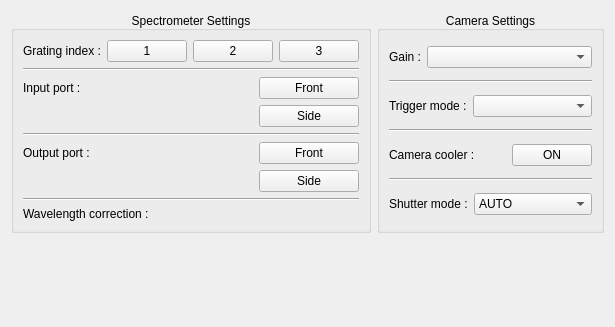
<?xml version="1.0" encoding="UTF-8"?>
<ui version="4.0">
 <class>Form</class>
 <widget class="QWidget" name="Form">
  <property name="geometry">
   <rect>
    <x>0</x>
    <y>0</y>
    <width>615</width>
    <height>327</height>
   </rect>
  </property>
  <property name="sizePolicy">
   <sizepolicy hsizetype="Expanding" vsizetype="Expanding">
    <horstretch>0</horstretch>
    <verstretch>0</verstretch>
   </sizepolicy>
  </property>
  <property name="windowTitle">
   <string>Form</string>
  </property>
  <layout class="QGridLayout" name="gridLayout">
   <item row="1" column="0">
    <spacer name="verticalSpacer">
     <property name="orientation">
      <enum>Qt::Vertical</enum>
     </property>
     <property name="sizeHint" stdset="0">
      <size>
       <width>20</width>
       <height>40</height>
      </size>
     </property>
    </spacer>
   </item>
   <item row="0" column="0">
    <layout class="QVBoxLayout" name="verticalLayout">
     <item>
      <layout class="QGridLayout" name="gridLayout_18">
       <item row="0" column="2">
        <widget class="QGroupBox" name="camera_settings_2">
         <property name="styleSheet">
          <string notr="true"/>
         </property>
         <property name="title">
          <string>Camera Settings</string>
         </property>
         <property name="alignment">
          <set>Qt::AlignBottom|Qt::AlignHCenter</set>
         </property>
         <layout class="QVBoxLayout" name="verticalLayout_18">
          <item>
           <layout class="QHBoxLayout" name="gains_layout">
            <item>
             <widget class="QLabel" name="camera_gains_label">
              <property name="text">
               <string>Gain :</string>
              </property>
             </widget>
            </item>
            <item>
             <widget class="QComboBox" name="camera_gains">
              <property name="sizePolicy">
               <sizepolicy hsizetype="Expanding" vsizetype="Fixed">
                <horstretch>0</horstretch>
                <verstretch>0</verstretch>
               </sizepolicy>
              </property>
             </widget>
            </item>
           </layout>
          </item>
          <item>
           <widget class="Line" name="separator4_2">
            <property name="orientation">
             <enum>Qt::Horizontal</enum>
            </property>
           </widget>
          </item>
          <item>
           <layout class="QHBoxLayout" name="trigger_modes_layout">
            <item>
             <widget class="QLabel" name="trigger_modes_label">
              <property name="text">
               <string>Trigger mode :</string>
              </property>
             </widget>
            </item>
            <item>
             <widget class="QComboBox" name="trigger_modes">
              <property name="sizePolicy">
               <sizepolicy hsizetype="Expanding" vsizetype="Fixed">
                <horstretch>0</horstretch>
                <verstretch>0</verstretch>
               </sizepolicy>
              </property>
             </widget>
            </item>
           </layout>
          </item>
          <item>
           <widget class="Line" name="separator5_2">
            <property name="orientation">
             <enum>Qt::Horizontal</enum>
            </property>
           </widget>
          </item>
          <item>
           <layout class="QHBoxLayout" name="camera_cooler_layout">
            <item>
             <widget class="QLabel" name="camera_cooler_label">
              <property name="text">
               <string>Camera cooler :</string>
              </property>
             </widget>
            </item>
            <item>
             <widget class="QPushButton" name="cooler_on">
              <property name="maximumSize">
               <size>
                <width>80</width>
                <height>16777215</height>
               </size>
              </property>
              <property name="text">
               <string>ON</string>
              </property>
             </widget>
            </item>
           </layout>
          </item>
          <item>
           <widget class="Line" name="separator6_2">
            <property name="orientation">
             <enum>Qt::Horizontal</enum>
            </property>
           </widget>
          </item>
          <item>
           <layout class="QHBoxLayout" name="shutter_modes_layout">
            <item>
             <widget class="QLabel" name="shutter_modes_label">
              <property name="text">
               <string>Shutter mode :</string>
              </property>
             </widget>
            </item>
            <item>
             <widget class="QComboBox" name="shutter_modes">
              <property name="sizePolicy">
               <sizepolicy hsizetype="Expanding" vsizetype="Fixed">
                <horstretch>0</horstretch>
                <verstretch>0</verstretch>
               </sizepolicy>
              </property>
              <item>
               <property name="text">
                <string>AUTO</string>
               </property>
              </item>
              <item>
               <property name="text">
                <string>OPEN</string>
               </property>
              </item>
              <item>
               <property name="text">
                <string>CLOSED</string>
               </property>
              </item>
             </widget>
            </item>
           </layout>
          </item>
         </layout>
        </widget>
       </item>
       <item row="0" column="0">
        <widget class="QGroupBox" name="spectro_layout">
         <property name="styleSheet">
          <string notr="true"/>
         </property>
         <property name="title">
          <string>Spectrometer Settings</string>
         </property>
         <property name="alignment">
          <set>Qt::AlignBottom|Qt::AlignHCenter</set>
         </property>
         <layout class="QVBoxLayout" name="verticalLayout_19">
          <item>
           <layout class="QHBoxLayout" name="grating_layout">
            <item>
             <widget class="QLabel" name="grating_index_label">
              <property name="text">
               <string>Grating index :</string>
              </property>
             </widget>
            </item>
            <item>
             <widget class="QPushButton" name="grating_1">
              <property name="text">
               <string>1</string>
              </property>
             </widget>
            </item>
            <item>
             <widget class="QPushButton" name="grating_2">
              <property name="text">
               <string>2</string>
              </property>
             </widget>
            </item>
            <item>
             <widget class="QPushButton" name="grating_3">
              <property name="text">
               <string>3</string>
              </property>
             </widget>
            </item>
           </layout>
          </item>
          <item>
           <widget class="Line" name="separator1_2">
            <property name="styleSheet">
             <string notr="true"/>
            </property>
            <property name="orientation">
             <enum>Qt::Horizontal</enum>
            </property>
           </widget>
          </item>
          <item>
           <layout class="QGridLayout" name="input_layout">
            <item row="1" column="1">
             <widget class="QPushButton" name="input_side">
              <property name="sizePolicy">
               <sizepolicy hsizetype="Expanding" vsizetype="Fixed">
                <horstretch>0</horstretch>
                <verstretch>0</verstretch>
               </sizepolicy>
              </property>
              <property name="maximumSize">
               <size>
                <width>100</width>
                <height>16777215</height>
               </size>
              </property>
              <property name="text">
               <string>Side</string>
              </property>
             </widget>
            </item>
            <item row="0" column="0">
             <widget class="QLabel" name="input_port_label">
              <property name="text">
               <string>Input port :</string>
              </property>
             </widget>
            </item>
            <item row="0" column="1">
             <widget class="QPushButton" name="input_front">
              <property name="sizePolicy">
               <sizepolicy hsizetype="Expanding" vsizetype="Fixed">
                <horstretch>0</horstretch>
                <verstretch>0</verstretch>
               </sizepolicy>
              </property>
              <property name="maximumSize">
               <size>
                <width>100</width>
                <height>16777215</height>
               </size>
              </property>
              <property name="text">
               <string>Front</string>
              </property>
             </widget>
            </item>
           </layout>
          </item>
          <item>
           <widget class="Line" name="separator2_2">
            <property name="orientation">
             <enum>Qt::Horizontal</enum>
            </property>
           </widget>
          </item>
          <item>
           <layout class="QGridLayout" name="output_layout">
            <item row="0" column="1">
             <widget class="QPushButton" name="output_front">
              <property name="sizePolicy">
               <sizepolicy hsizetype="Expanding" vsizetype="Fixed">
                <horstretch>0</horstretch>
                <verstretch>0</verstretch>
               </sizepolicy>
              </property>
              <property name="maximumSize">
               <size>
                <width>100</width>
                <height>16777215</height>
               </size>
              </property>
              <property name="text">
               <string>Front</string>
              </property>
             </widget>
            </item>
            <item row="1" column="1">
             <widget class="QPushButton" name="output_side">
              <property name="sizePolicy">
               <sizepolicy hsizetype="Expanding" vsizetype="Fixed">
                <horstretch>0</horstretch>
                <verstretch>0</verstretch>
               </sizepolicy>
              </property>
              <property name="maximumSize">
               <size>
                <width>100</width>
                <height>16777215</height>
               </size>
              </property>
              <property name="text">
               <string>Side</string>
              </property>
             </widget>
            </item>
            <item row="0" column="0">
             <widget class="QLabel" name="output_port_label">
              <property name="text">
               <string>Output port :</string>
              </property>
             </widget>
            </item>
           </layout>
          </item>
          <item>
           <widget class="Line" name="separator3_2">
            <property name="orientation">
             <enum>Qt::Horizontal</enum>
            </property>
           </widget>
          </item>
          <item>
           <layout class="QGridLayout" name="calibration_layout">
            <item row="0" column="0">
             <widget class="QLabel" name="wavelength_correction_label">
              <property name="text">
               <string>Wavelength correction :</string>
              </property>
             </widget>
            </item>
           </layout>
          </item>
         </layout>
        </widget>
       </item>
      </layout>
     </item>
    </layout>
   </item>
  </layout>
 </widget>
 <resources/>
 <connections/>
</ui>
